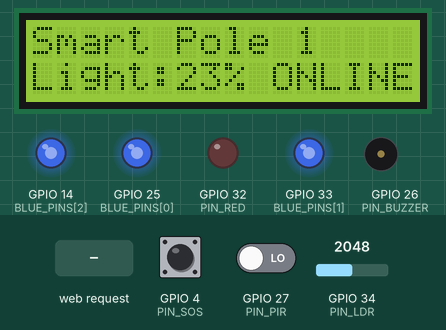
A sketch run on a simulated ESP32. Parts: 16×2 character LCD, output pins drawn as LEDs (lit = HIGH), buzzer (waves = sounding, pin HIGH). The inputs (shaded band) are chosen by the test bench; at power-on: GPIO 4 (PIN_SOS) HIGH, GPIO 34 (PIN_LDR) = 2048, GPIO 27 (PIN_PIR) LOW (analog values on the 0–4095 scale). WiFi joins after 1.5 s; servers stay silent unless stated; uploads are accepted with an empty reply; what the sketch prints to the serial monitor is not drawn.

Above: at 4.5 s.
4.6 s: GPIO 4 (PIN_SOS) pulled LOW for 0.15 s
At 5.27 s:
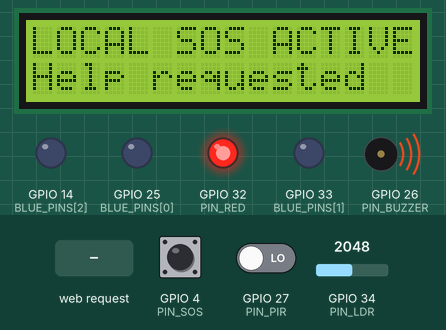
5.3 s: HTTP request GET /test?silent=1 received
At 6.3 s:
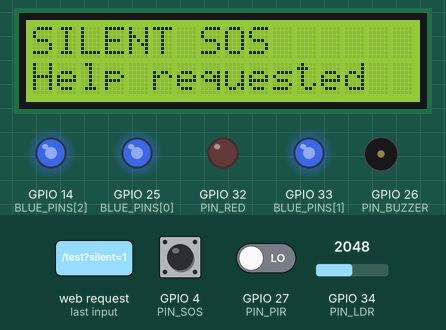
7.1 s: GPIO 34 (PIN_LDR) set to 1228
At 7.41 s:
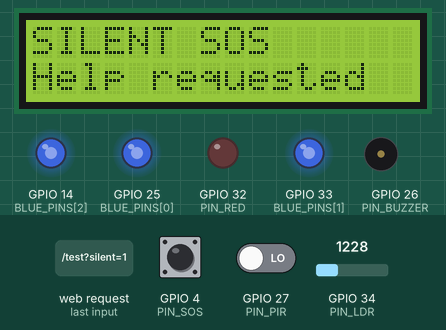
8.8 s: GPIO 34 (PIN_LDR) set to 491
At 11.2 s:
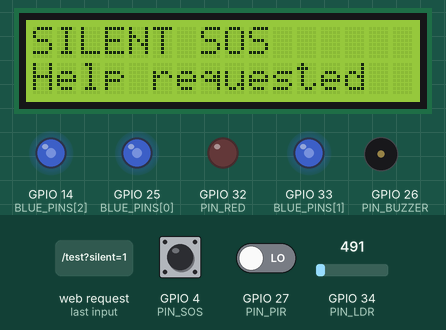
11.5 s: GPIO 27 (PIN_PIR) driven HIGH
At 12.0 s:
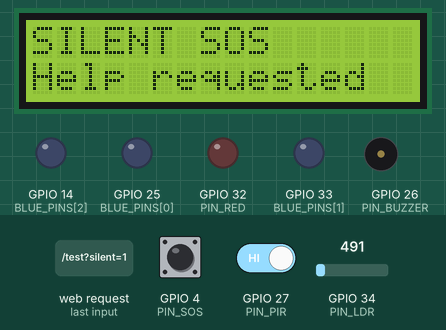
13.0 s: HTTP request GET /cancel received
At 14.6 s:
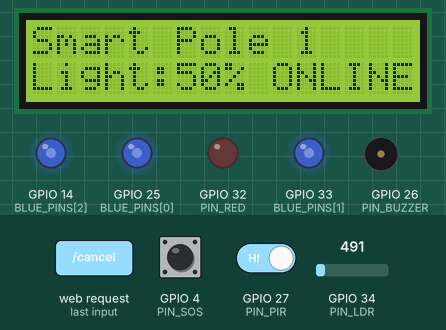
Timing chart, 0 to 15.8 s (numbered marks = the images above; inputs shaded):
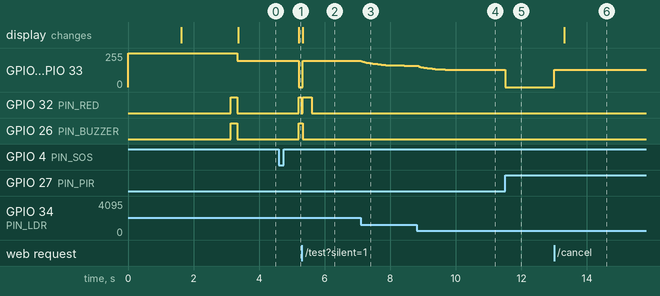

The sketch:

Smart_PoleEsp.ino
```cpp
#include <WiFi.h>
#include <WebServer.h>
#include <HTTPClient.h>
#include <Wire.h>
#include <LiquidCrystal_I2C.h>

// ===== WIFI =====
const char* WIFI_SSID = "Wifiweb";
const char* WIFI_PASS = "12345678";

// Laptop IPv4 (run `ipconfig`). Port 5002 = ESP_PORT in app.py
const char* PYTHON_URL = "http://10.202.119.229:5002/esp";

#define LCD_ADDR 0x27

// ===== LDR CALIBRATION =====
const int ADC_DARK = 500;
const int ADC_BRIGHT = 3000;
const int NIGHT_PCT = 50;
const int DAY_PCT = 5;
const int NIGHT_ADC_BELOW = 1200;   // raw ADC below this = night (tune)

// ===== PINS =====
const int BLUE_PINS[3] = {25, 33, 14};
#define PIN_RED    32
#define PIN_LDR    34
#define PIN_PIR    27
#define PIN_SOS     4
#define PIN_BUZZER 26

LiquidCrystal_I2C lcd(LCD_ADDR, 16, 2);
WebServer server(80);

// ===== STATE (shared between loop and network task -> volatile) =====
volatile bool sosActive = false;
volatile bool silentMode = false;
volatile bool motionNow = false;
volatile bool nightNow = false;
bool armed = true;

volatile unsigned long sosSeq = 0;   // +1 per SOS press -> Python starts recording
volatile bool pollNow = false;       // send to Python immediately
unsigned long motionUntil = 0;
unsigned long redBlinkUntil = 0;

int ldrRaw = 0;
float ldrSmooth = 0;
int ambientPct = 0;
int bluePct = 0;

// ===== PYTHON ALERT STATE =====
char remoteAlertBuf[24] = "";
volatile unsigned long remoteAlertUntil = 0;
portMUX_TYPE mux = portMUX_INITIALIZER_UNLOCKED;
unsigned long lastPoll = 0;
const unsigned long POLL_INTERVAL = 1000;

void setRemoteAlert(const char* s) {
  portENTER_CRITICAL(&mux);
  strncpy(remoteAlertBuf, s, sizeof(remoteAlertBuf) - 1);
  remoteAlertBuf[sizeof(remoteAlertBuf) - 1] = 0;
  portEXIT_CRITICAL(&mux);
}

void getRemoteAlert(char* out, size_t n) {
  portENTER_CRITICAL(&mux);
  strncpy(out, remoteAlertBuf, n - 1);
  out[n - 1] = 0;
  portEXIT_CRITICAL(&mux);
}

// ===== BUTTON STATE =====
// Single click = loud SOS, Double click = silent SOS, Hold 3 s = cancel
const unsigned long DOUBLE_MS = 400;
const unsigned long HOLD_CANCEL_MS = 3000;
bool lastRaw = HIGH;
bool stableBtn = HIGH;
bool holdHandled = false;
unsigned long lastChange = 0;
unsigned long pressStart = 0;
unsigned long lastRelease = 0;
int clicks = 0;

// ===== OUTPUT STATE =====
unsigned long tFlick = 0;
unsigned long tBeep = 0;
bool redState = false;
bool buzState = false;

// ===== BLUE LED PWM =====
void pwmInit() {
  for (int i = 0; i < 3; i++) {
#if ESP_ARDUINO_VERSION_MAJOR >= 3
    ledcAttach(BLUE_PINS[i], 5000, 8);
#else
    ledcSetup(i, 5000, 8);
    ledcAttachPin(BLUE_PINS[i], i);
#endif
  }
}

void setBlue(int pct) {
  pct = constrain(pct, 0, 100);
  bluePct = pct;
  int duty = 255 - (pct * 255 / 100);   // active-low
  for (int i = 0; i < 3; i++) {
#if ESP_ARDUINO_VERSION_MAJOR >= 3
    ledcWrite(BLUE_PINS[i], duty);
#else
    ledcWrite(i, duty);
#endif
  }
}

// ===== LCD =====
void lcdPrint(const char* l1, const char* l2) {
  char a[17], b[17];
  snprintf(a, sizeof(a), "%-16.16s", l1);
  snprintf(b, sizeof(b), "%-16.16s", l2);
  lcd.setCursor(0, 0);
  lcd.print(a);
  lcd.setCursor(0, 1);
  lcd.print(b);
}

void updateLCD() {
  if (sosActive && !silentMode) {
    lcdPrint("LOCAL SOS ACTIVE", "Help requested");
  } else if (sosActive && silentMode) {
    lcdPrint("SILENT SOS", "Help requested");
  } else if (millis() < remoteAlertUntil) {
    char r[24];
    getRemoteAlert(r, sizeof(r));
    lcdPrint("REMOTE SOS ALERT", r);
  } else if (WiFi.status() != WL_CONNECTED) {
    lcdPrint("WiFi disconnected", "Check connection");
  } else {
    char line[17];
    snprintf(line, sizeof(line), "Light:%d%% ONLINE", bluePct);
    lcdPrint("Smart Pole 1", line);
  }
}

// ===== LOCAL SOS =====
void triggerSOS(bool silent) {
  sosActive = true;
  silentMode = silent;
  sosSeq++;
  pollNow = true;                    // network task sends it to Python
  if (silent) redBlinkUntil = millis() + 300;

  Serial.println(silent ? "[SOS] SILENT SOS STARTED" : "[SOS] LOUD SOS STARTED");
  updateLCD();                       // show on LCD immediately
}

void cancelSOS() {
  if (!sosActive) return;
  sosActive = false;
  silentMode = false;
  motionUntil = 0;
  redBlinkUntil = 0;
  digitalWrite(PIN_BUZZER, LOW);
  digitalWrite(PIN_RED, LOW);
  Serial.println("[SOS] LOCAL SOS CANCELLED");
}

// ===== SOS BUTTON =====
void handleButton() {
  bool raw = digitalRead(PIN_SOS);
  unsigned long now = millis();

  if (raw != lastRaw) {
    lastChange = now;
    lastRaw = raw;
  }

  // Debounce
  if (now - lastChange > 30 && raw != stableBtn) {
    stableBtn = raw;

    if (stableBtn == LOW) {
      pressStart = now;
      holdHandled = false;
      Serial.println("[BTN] pressed");
    } else {
      Serial.println("[BTN] released");
      if (!holdHandled && (now - pressStart) < HOLD_CANCEL_MS) {
        clicks++;
        lastRelease = now;
      }
    }
  }

  // 3 second hold = cancel
  if (stableBtn == LOW && !holdHandled && now - pressStart >= HOLD_CANCEL_MS) {
    holdHandled = true;
    clicks = 0;
    cancelSOS();
  }

  // single / double click decision
  if (clicks > 0 && stableBtn == HIGH && now - lastRelease > DOUBLE_MS) {
    if (!sosActive) triggerSOS(clicks >= 2);
    clicks = 0;
  }
}

// ===== LDR =====
void readLDR() {
  ldrRaw = analogRead(PIN_LDR);
  ldrSmooth = ldrSmooth * 0.9f + ldrRaw * 0.1f;

  float x = constrain(ldrSmooth, ADC_DARK, ADC_BRIGHT);
  ambientPct = NIGHT_PCT +
      (int)((x - ADC_DARK) * (DAY_PCT - NIGHT_PCT) / (ADC_BRIGHT - ADC_DARK));
  ambientPct = constrain(ambientPct, 0, 100);

  if (ldrSmooth < NIGHT_ADC_BELOW - 100) nightNow = true;
  else if (ldrSmooth > NIGHT_ADC_BELOW + 100) nightNow = false;
}

// ===== PYTHON SERVER POLLING (runs in its own task) =====
void pollPythonServer() {
  if (WiFi.status() != WL_CONNECTED) return;

  HTTPClient http;
  http.setConnectTimeout(1000);
  http.setTimeout(1500);

  if (!http.begin(PYTHON_URL)) {
    Serial.println("[PYTHON] HTTP begin failed");
    return;
  }
  http.addHeader("Content-Type", "application/json");

  String payload =
      "{\"armed\":" + String(armed ? 1 : 0) +
      ",\"pir\":" + String(motionNow ? 1 : 0) +
      ",\"ldr\":" + String(nightNow ? 1 : 0) +
      ",\"sos_seq\":" + String(sosSeq) + "}";

  int code = http.POST(payload);

  if (code > 0) {
    String response = http.getString();
    response.trim();
    Serial.printf("[PYTHON] HTTP %d: %s\n", code, response.c_str());

    if (code == 200 && response.startsWith("ALERT|")) {
      String a = response.substring(6);
      a.trim();
      a.replace("|", " ");
      setRemoteAlert(a.c_str());
      remoteAlertUntil = millis() + 10000;
      Serial.println("[ALERT] Python incident received!");
    }
  } else {
    Serial.printf("[PYTHON] Request failed: %s\n", http.errorToString(code).c_str());
  }
  http.end();
}

void netTask(void* param) {
  for (;;) {
    unsigned long now = millis();
    if (pollNow || now - lastPoll >= POLL_INTERVAL) {
      lastPoll = now;
      pollNow = false;
      pollPythonServer();           // may block, but only THIS task
    }
    vTaskDelay(pdMS_TO_TICKS(50));
  }
}

// ===== LOCAL WEB SERVER =====
void handleStatus() {
  char r[24];
  getRemoteAlert(r, sizeof(r));
  String j = "{\"pole\":1";
  j += ",\"ldr\":" + String(ldrRaw);
  j += ",\"night\":" + String(nightNow ? 1 : 0);
  j += ",\"ambient\":" + String(ambientPct);
  j += ",\"sos\":" + String(sosActive ? 1 : 0);
  j += ",\"silent\":" + String(silentMode ? 1 : 0);
  j += ",\"seq\":" + String(sosSeq);
  j += ",\"motion\":" + String(motionNow ? 1 : 0);
  j += ",\"armed\":" + String(armed ? 1 : 0);
  j += ",\"remoteAlert\":\"" + String(r) + "\"}";
  server.send(200, "application/json", j);
}

void handleCancel() {
  cancelSOS();
  remoteAlertUntil = 0;
  setRemoteAlert("");
  server.send(200, "text/plain", "ok");
}

void handleTest() {
  bool silent = server.arg("silent") == "1";
  triggerSOS(silent);
  server.send(200, "text/plain", "ok");
}

// ===== SETUP =====
void setup() {
  Serial.begin(115200);

  pinMode(PIN_RED, OUTPUT);
  pinMode(PIN_BUZZER, OUTPUT);
  pinMode(PIN_PIR, INPUT);
  pinMode(PIN_SOS, INPUT_PULLUP);
  pinMode(PIN_LDR, INPUT);

  digitalWrite(PIN_RED, LOW);
  digitalWrite(PIN_BUZZER, LOW);

  analogReadResolution(12);
  analogSetPinAttenuation(PIN_LDR, ADC_11db);

  pwmInit();
  setBlue(0);

  Wire.begin(21, 22);
  lcd.init();
  lcd.backlight();
  lcdPrint("Smart Pole 1", "WiFi connecting");

  WiFi.mode(WIFI_STA);
  WiFi.begin(WIFI_SSID, WIFI_PASS);

  unsigned long start = millis();
  while (WiFi.status() != WL_CONNECTED && millis() - start < 15000) {
    delay(300);
  }

  if (WiFi.status() == WL_CONNECTED) {
    Serial.print("ESP32 IP: ");
    Serial.println(WiFi.localIP());
    String ip = WiFi.localIP().toString();
    lcdPrint("WiFi Connected", ip.c_str());
  } else {
    Serial.println("WiFi connection failed");
    lcdPrint("WiFi FAIL", "Check credentials");
  }
  delay(1500);

  server.on("/status", handleStatus);
  server.on("/cancel", handleCancel);
  server.on("/test", handleTest);
  server.begin();

  ldrSmooth = analogRead(PIN_LDR);
  nightNow = ldrSmooth < NIGHT_ADC_BELOW;

  // Buzzer + red LED startup test (you should HEAR and SEE this)
  digitalWrite(PIN_BUZZER, HIGH);
  digitalWrite(PIN_RED, HIGH);
  delay(200);
  digitalWrite(PIN_BUZZER, LOW);
  digitalWrite(PIN_RED, LOW);

  // Network polling in its own task on core 0 -> never blocks button/LCD/buzzer
  xTaskCreatePinnedToCore(netTask, "net", 8192, NULL, 1, NULL, 0);

  Serial.println("Smart Pole ready");
}

// ===== MAIN LOOP =====
unsigned long tLDR = 0;
unsigned long tLCD = 0;

void loop() {
  unsigned long now = millis();

  server.handleClient();
  handleButton();

  if (now - tLDR >= 50) {
    tLDR = now;
    readLDR();
  }

  // PIR is monitored only after local SOS
  motionNow = false;
  if (sosActive && digitalRead(PIN_PIR) == HIGH) {
    motionNow = true;
    motionUntil = now + 5000;
  }

  // Blue LEDs
  if (sosActive && !silentMode) setBlue(100);
  else if (sosActive && now < motionUntil) setBlue(100);
  else setBlue(ambientPct);

  // Red LED
  if (sosActive && !silentMode) {
    if (now - tFlick >= 100) {
      tFlick = now;
      redState = !redState;
      digitalWrite(PIN_RED, redState);
    }
  } else {
    digitalWrite(PIN_RED, now < redBlinkUntil ? HIGH : LOW);
  }

  // Buzzer: loud local SOS or Python incident
  bool remoteActive = now < remoteAlertUntil;
  bool alarm = (sosActive && !silentMode) || remoteActive;

  if (alarm) {
    if (now - tBeep >= 250) {
      tBeep = now;
      buzState = !buzState;
      digitalWrite(PIN_BUZZER, buzState);
    }
  } else {
    buzState = false;
    digitalWrite(PIN_BUZZER, LOW);
  }

  if (now - tLCD >= 300) {
    tLCD = now;
    updateLCD();
  }
}
```

Measured:
- after the input at 4.6 s, GPIO 14 (BLUE_PINS[2]), GPIO 25 (BLUE_PINS[0]), GPIO 33 (BLUE_PINS[1]): 196/255 → 0/255 after 0.61 s; GPIO 32 (PIN_RED): LOW → HIGH after 0.61 s, → LOW 0.07 s later; GPIO 26 (PIN_BUZZER): LOW → HIGH after 0.61 s; the display: changes after 0.61 s (image 1)
- after the input at 5.3 s, GPIO 14 (BLUE_PINS[2]), GPIO 25 (BLUE_PINS[0]), GPIO 33 (BLUE_PINS[1]): 0/255 → 196/255 at once; the display: changes at once (image 2)
- after the input at 7.1 s, GPIO 14 (BLUE_PINS[2]), GPIO 25 (BLUE_PINS[0]), GPIO 33 (BLUE_PINS[1]): moves from 196/255 to 160/255 over 1.3 s, starting at once
- after the input at 8.8 s, GPIO 14 (BLUE_PINS[2]), GPIO 25 (BLUE_PINS[0]), GPIO 33 (BLUE_PINS[1]): moves from 160/255 to 128/255 over 1.2 s, starting at once
- after the input at 11.5 s, GPIO 14 (BLUE_PINS[2]), GPIO 25 (BLUE_PINS[0]), GPIO 33 (BLUE_PINS[1]): 128/255 → 0/255 at once
- after the input at 13.0 s, GPIO 14 (BLUE_PINS[2]), GPIO 25 (BLUE_PINS[0]), GPIO 33 (BLUE_PINS[1]): 0/255 → 128/255 at once; the display: changes after 0.30 s (image 6)
